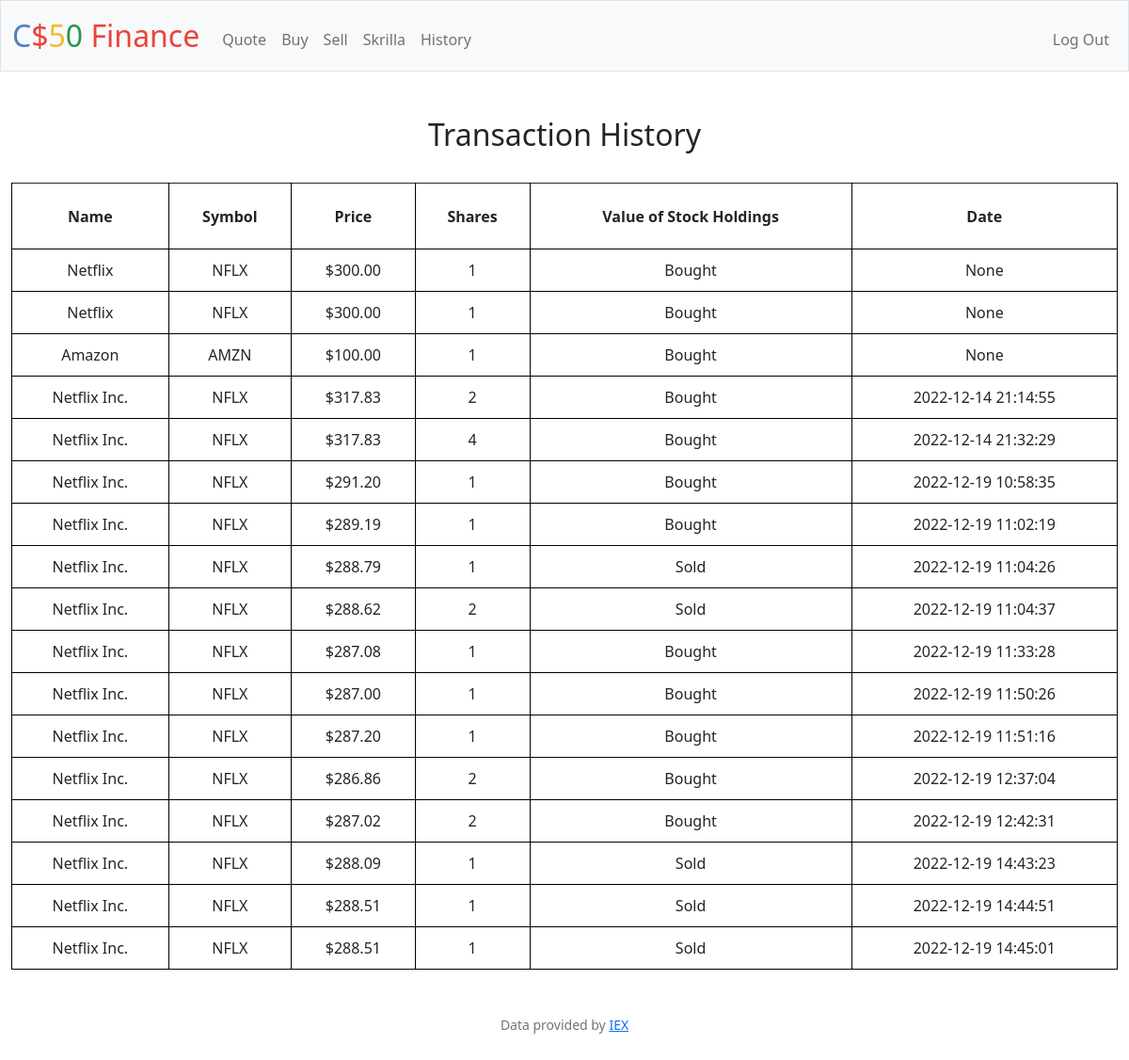
Screenshot of /history (signed in) with the database file from the repository.
### tables this page shows
CREATE TABLE stocks (id INTEGER PRIMARY KEY AUTOINCREMENT NOT NULL, companyName TEXT NOT NULL, companySymbol CHAR(4), stockPrice NUMERIC, stockShares INT UNSIGNED, userId INT, date TIMESTAMP, FOREIGN KEY (userId) REFERENCES users(id));

### app.py (the view)
@app.route("/history")
@login_required
def history():
    stocks = db.execute(
        "SELECT companyName, companySymbol, stockPrice, stockShares, date FROM stocks WHERE userID = ? ORDER BY date", session['user_id'])
    if not stocks:
        return apology("No transaction history")
    for stock in stocks:
        shares = int(stock['stockShares'])
        if shares > 0:
            stock['type'] = "Bought"
        elif shares < 0:
            stock['type'] = "Sold"
        stock['shares'] = abs(shares)
    return render_template("history.html", stocks=stocks)

### app.py (called while the page is built)
@app.after_request
def after_request(response):
    response.headers["Cache-Control"] = "no-cache, no-store, must-revalidate"
    response.headers["Expires"] = 0
    response.headers["Pragma"] = "no-cache"
    return response

### helpers.py (called while the page is built)
def login_required(f):
    @wraps(f)
    def decorated_function(*args, **kwargs):
        if session.get("user_id") is None:
            return redirect("/login")
        return f(*args, **kwargs)
    return decorated_function

def usd(value):
    return f"${value:,.2f}"

### templates/history.html (shortened to what this page needs)
{% extends "layout.html" %}
{% block main %}
<h2>Transaction History</h2>
<br/>
<table>
    <thead>
        <tr>
            <th>Name</th>
            <th>Symbol</th>
            <th>Price</th>
            <th>Shares</th>
            <th>Value of Stock Holdings</th>
            <th>Date</th>
        </tr>
    </thead>
    <tbody>
        {% for stock in stocks %}
        <tr>
            <td>{{ stock.companyName }}</td>
            <td>{{ stock.companySymbol }}</td>
            <td>{{ stock.stockPrice | usd}}</td>
            <td>{{ stock.shares }}</td>
            <td>{{ stock.type }}</td>
            <td>{{ stock.date }}</td>
        </tr>
        {% endfor %}
    </tbody>
</table>
{% endblock %}

### templates/layout.html (shortened to what this page needs)
<!DOCTYPE html>
<html lang="en">
    <head>
        <link href="https://cdn.jsdelivr.net/npm/bootstrap@5.1.3/dist/css/bootstrap.min.css" rel="stylesheet">
        <link href="/static/styles.css" rel="stylesheet">
    </head>
    <body>
        <nav class="bg-light border navbar navbar-expand-md navbar-light">
            <div class="container-fluid">
                <a class="navbar-brand" href="/"><span class="blue">C</span><span class="red">$</span><span class="yellow">5</span><span class="green">0</span> <span class="red">Finance</span></a>
                <div class="collapse navbar-collapse" id="navbar">
                    {% if session["user_id"] %}
                        <ul class="navbar-nav me-auto mt-2">
                            <li class="nav-item"><a class="nav-link" href="/quote">Quote</a></li>
                            <li class="nav-item"><a class="nav-link" href="/buy">Buy</a></li>
                            <li class="nav-item"><a class="nav-link" href="/sell">Sell</a></li>
                            <li class="nav-item"><a class="nav-link" href="/skrilla">Skrilla</a></li>
                            <li class="nav-item"><a class="nav-link" href="/history">History</a></li>
                        </ul>
                        <ul class="navbar-nav ms-auto mt-2">
                            <li class="nav-item"><a class="nav-link" href="/logout">Log Out</a></li>
                        </ul>
                    {% else %}
                        <ul class="navbar-nav ms-auto mt-2">
                            <li class="nav-item"><a class="nav-link" href="/register">Register</a></li>
                            <li class="nav-item"><a class="nav-link" href="/login">Log In</a></li>
                        </ul>
                    {% endif %}
                </div>
            </div>
        </nav>
        <main class="container-fluid py-5 text-center">
            {% block main %}{% endblock %}
        </main>
        <footer class="mb-5 small text-center text-muted">
            Data provided by <a href="https://iexcloud.io/">IEX</a>
        </footer>
    </body>
</html>

### static/styles.css (style rules this page uses)
nav .navbar-brand { font-size: xx-large; }
nav .navbar-brand .blue { color: #537fbe; }
nav .navbar-brand .red { color: #ea433b; }
nav .navbar-brand .yellow { color: #f5b82e; }
nav .navbar-brand .green { color: #2e944b; }
table { width: 100%; border: 1px solid; }
th { padding: 10px; height: 70px; border-bottom: 1px solid #000; border-right: 1px solid #000; border-left: 1px solid #000; }
td { padding: 10px; text-align: center; border-bottom: 1px solid #000; border-right: 1px solid #000; border-left: 1px solid #000; }

### rows the page displays
stocks: companyName "Netflix", companySymbol "NFLX", stockPrice "$300.00", shares "1", type "Bought", date "None"
stocks: companyName "Netflix", companySymbol "NFLX", stockPrice "$300.00", shares "1", type "Bought", date "None"
stocks: companyName "Amazon", companySymbol "AMZN", stockPrice "$100.00", shares "1", type "Bought", date "None"
stocks: companyName "Netflix Inc.", companySymbol "NFLX", stockPrice "$317.83", shares "2", type "Bought", date "2022-12-14 21:14:55"
stocks: companyName "Netflix Inc.", companySymbol "NFLX", stockPrice "$317.83", shares "4", type "Bought", date "2022-12-14 21:32:29"
stocks: companyName "Netflix Inc.", companySymbol "NFLX", stockPrice "$291.20", shares "1", type "Bought", date "2022-12-19 10:58:35"
stocks: companyName "Netflix Inc.", companySymbol "NFLX", stockPrice "$289.19", shares "1", type "Bought", date "2022-12-19 11:02:19"
stocks: companyName "Netflix Inc.", companySymbol "NFLX", stockPrice "$288.79", shares "1", type "Sold", date "2022-12-19 11:04:26"
stocks: companyName "Netflix Inc.", companySymbol "NFLX", stockPrice "$288.62", shares "2", type "Sold", date "2022-12-19 11:04:37"
stocks: companyName "Netflix Inc.", companySymbol "NFLX", stockPrice "$287.08", shares "1", type "Bought", date "2022-12-19 11:33:28"
stocks: companyName "Netflix Inc.", companySymbol "NFLX", stockPrice "$287.00", shares "1", type "Bought", date "2022-12-19 11:50:26"
stocks: companyName "Netflix Inc.", companySymbol "NFLX", stockPrice "$287.20", shares "1", type "Bought", date "2022-12-19 11:51:16"
stocks: companyName "Netflix Inc.", companySymbol "NFLX", stockPrice "$286.86", shares "2", type "Bought", date "2022-12-19 12:37:04"
stocks: companyName "Netflix Inc.", companySymbol "NFLX", stockPrice "$287.02", shares "2", type "Bought", date "2022-12-19 12:42:31"
stocks: companyName "Netflix Inc.", companySymbol "NFLX", stockPrice "$288.09", shares "1", type "Sold", date "2022-12-19 14:43:23"
stocks: companyName "Netflix Inc.", companySymbol "NFLX", stockPrice "$288.51", shares "1", type "Sold", date "2022-12-19 14:44:51"
stocks: companyName "Netflix Inc.", companySymbol "NFLX", stockPrice "$288.51", shares "1", type "Sold", date "2022-12-19 14:45:01"
